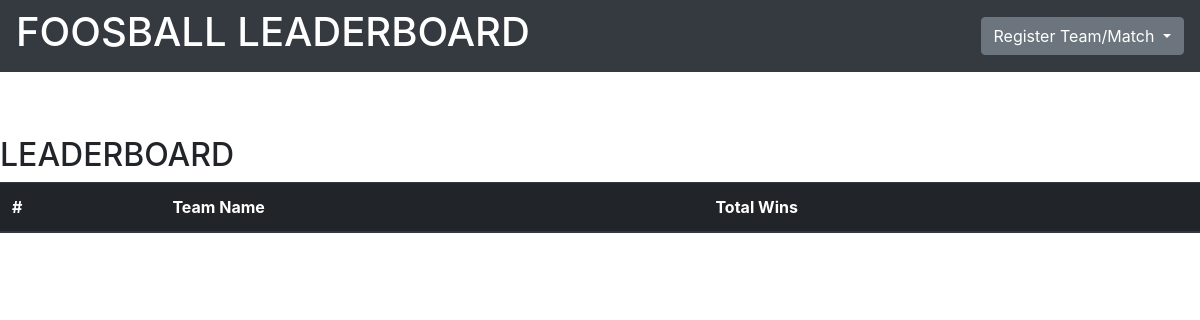
The app's page /leaderboard/, older data.
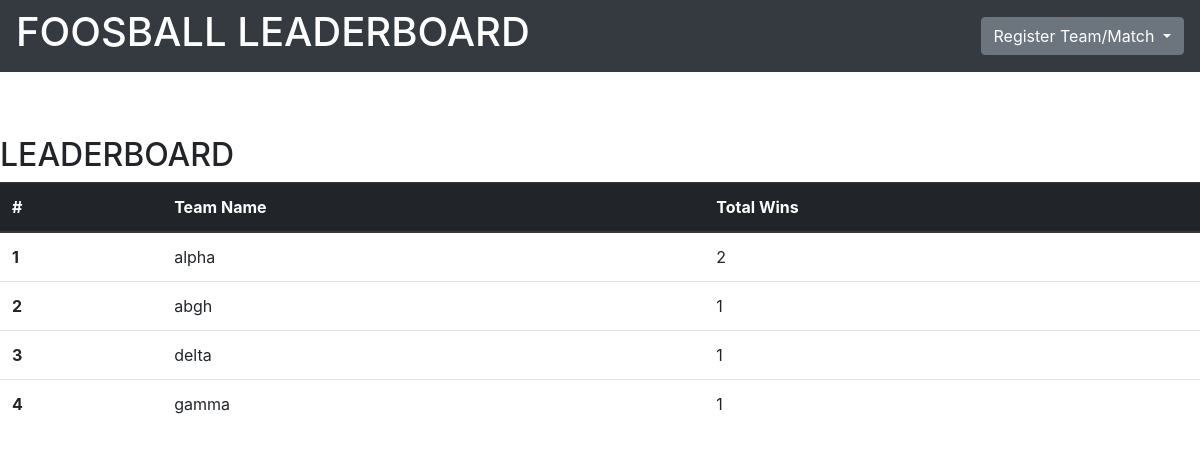
The same page, newer data.
### leaderboard/models.py (models this page shows, shortened)
class RegisterTeam(models.Model):
    Team_Name=models.CharField(max_length=32)
    Player1_Name = models.CharField(max_length=32)
    Player2_Name = models.CharField(max_length=32)

### leaderboard/views.py (the view)
# urls.py: url(r'^leaderboard/$', views.leaderboard),
def leaderboard(request):
	result = RegisterGame.objects.all()
	winner=dict()
	for res in result:
		if(res.team1_score > res.team2_score):
			if(res.team1.Team_Name in winner):
				winner[res.team1.Team_Name]+=1
			else:
				winner[res.team1.Team_Name]=1
		if(res.team2_score > res.team1_score):
			if(res.team2.Team_Name in winner):
				winner[res.team2.Team_Name]+=1
			else:
				winner[res.team2.Team_Name]=1
	sorted_teams = list(reversed(sorted(winner.items(), key=itemgetter(1))))
	return render(request,'leaderboard.html', {'teams': sorted_teams})

### leaderboard/templates/leaderboard.html
{% extends 'base2.html' %}
{% block content %}
<br><br>
    <h2> LEADERBOARD</h2>
<table class="table">
  <thead class="thead-dark">
    <tr>
      <th scope="col">#</th>
      <th scope="col">Team Name</th>
      <th scope="col">Total Wins</th>
    </tr>
  </thead><tbody>
{% for i in teams %}
  <tr>
    <th scope="row">{{forloop.counter}}</th>
    <td>{{i.0}}</td>
    <td>{{i.1}}</td>
  </tr>
{% endfor %}
</tbody>
</table>
  {% endblock %}

Row changes from the older to the newer data that the page shows:
added RegisterTeam: Team_Name "alpha"
added RegisterTeam: Team_Name "abgh"
added RegisterTeam: Team_Name "delta"
added RegisterTeam: Team_Name "gamma"
Text that changed along with them:
new list line: "1 2"
new list line: "2 1"
new list line: "3 1"
new list line: "4 1"
